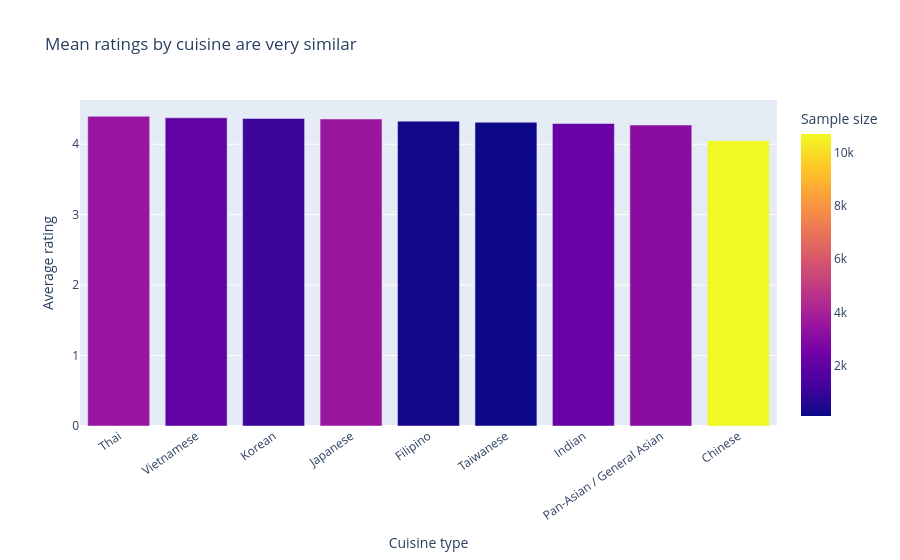

Notebook cell for this chart:
### Markdown cell above
**Q3:** Do average ratings differ across Asian cuisine types, and are certain cuisines consistently rated higher or lower than others?

Chart for Q3

### Code cell
import plotly.express as px

fig = px.bar(
    q3_summary.sort_values("avg_rating", ascending=False),
    x="Cuisine_Group",
    y="avg_rating",
    color="n_restaurants",
    title="Mean ratings by cuisine are very similar",
    labels={"avg_rating": "Average rating", "Cuisine_Group": "Cuisine type", "n_restaurants": "Sample size"}
)
fig.update_layout(xaxis_tickangle=-35)
fig.show()

### Figure 1 — Plotly figure (JSON) as saved in the notebook; plotly's stock layout.template omitted (floating-point values rounded to 4 significant figures)
{"data": [{"hovertemplate": "Cuisine type=%{x}<br>Average rating=%{y}<br>Sample size=%{marker.color}<extra></extra>", "legendgroup": "", "marker": {"color": [3534, 1979, 1093, 3582, 234, 92, 2181, 3125, 10721], "coloraxis": "coloraxis", "pattern": {"shape": ""}}, "name": "", "orientation": "v", "showlegend": false, "textposition": "auto", "type": "bar", "x": ["Thai", "Vietnamese", "Korean", "Japanese", "Filipino", "Taiwanese", "Indian", "Pan-Asian / General Asian", "Chinese"], "xaxis": "x", "y": [4.396, 4.375, 4.365, 4.358, 4.327, 4.312, 4.294, 4.272, 4.048], "yaxis": "y"}], "layout": {"barmode": "relative", "coloraxis": {"colorbar": {"title": {"text": "Sample size"}}, "colorscale": [[0, "#0d0887"], [0.1111, "#46039f"], [0.2222, "#7201a8"], [0.3333, "#9c179e"], [0.4444, "#bd3786"], [0.5556, "#d8576b"], [0.6667, "#ed7953"], [0.7778, "#fb9f3a"], [0.8889, "#fdca26"], [1, "#f0f921"]]}, "legend": {"tracegroupgap": 0}, "title": {"text": "Mean ratings by cuisine are very similar"}, "xaxis": {"anchor": "y", "domain": [0, 1], "tickangle": -35, "title": {"text": "Cuisine type"}}, "yaxis": {"anchor": "x", "domain": [0, 1], "title": {"text": "Average rating"}}}}
